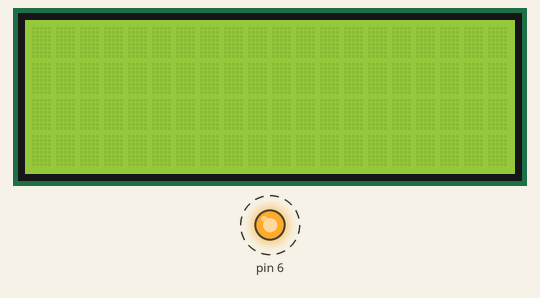
A sketch run on a simulated Arduino Uno, built with avr-gcc and run on an emulated ATmega328P. On the bench: 20×4 character LCD, output pins drawn as LEDs (lit = HIGH). Dashed ring = blinking.

Above: at 2.5 s.
Timing chart, 0 to 6.7 s (numbered marks = the images above):
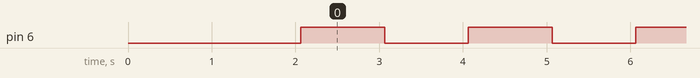

Measured:
- by itself, pin 6: alternates HIGH for 1.0 s and LOW for 1.0 s

The sketch:

test_valves.ino
```cpp
#include <ModuleConfig.h>
#include <Gui.h>

uint8_t pins[MAX_CHANNELS_];

uint8_t __curChannel;

GUI * __gui;
char str [80];


void setup() {

   memset (pins, 0, sizeof(uint8_t) * MAX_CHANNELS_);

    if (MAX_CHANNELS_>0) pins[0] = VALVE_1_PIN;
    if (MAX_CHANNELS_>1) pins[1] = VALVE_2_PIN;
    if (MAX_CHANNELS_>2) pins[2] = VALVE_3_PIN;
    if (MAX_CHANNELS_>3) pins[3] = VALVE_4_PIN;
    if (MAX_CHANNELS_>4) pins[4] = VALVE_5_PIN;
    if (MAX_CHANNELS_>5) pins[5] = VALVE_6_PIN;

    pinMode(VALVE_M_PIN, OUTPUT);
    digitalWrite(VALVE_M_PIN, VALVE_OFF); // fermeture de la valve
    /*
    for (uint8_t thisPin = 0; thisPin < MAX_CHANNELS_; ++thisPin)
    {
      pinMode(pins[thisPin], OUTPUT);
      digitalWrite(pins[thisPin], VALVE_OFF); // fermeture de la valve
    }
    */
  __curChannel = -1;

  __gui = new GUI(0x3F, 5);

  delay(2000);
}

void loop()
{
digitalWrite(VALVE_M_PIN, VALVE_ON); // ouverture de la valve principale
delay(1000);
digitalWrite(VALVE_M_PIN, VALVE_OFF); // ouverture de la valve principale
delay(1000);
}

/*
void loop() {

  if (__curChannel == -1)
  {
    digitalWrite(VALVE_M_PIN, VALVE_ON); // ouverture de la valve principale
  } else {
    digitalWrite(pins[__curChannel], VALVE_OFF);
  }

  if (++__curChannel >= MAX_CHANNELS_)
  {
    __curChannel = -1;
    digitalWrite(VALVE_M_PIN, VALVE_OFF); // fermeture de la valve principale

    sprintf_P(str,PSTR("Closing main valve "),__curChannel + 1);
    __gui->displayText(str, NULL, false);

  } else {

    sprintf_P(str, PSTR("Opening valve %i"),__curChannel + 1);
    __gui->displayText(str, NULL, false);

    digitalWrite(pins[__curChannel], VALVE_ON);
  }

  delay(5000);

}
*/
```
